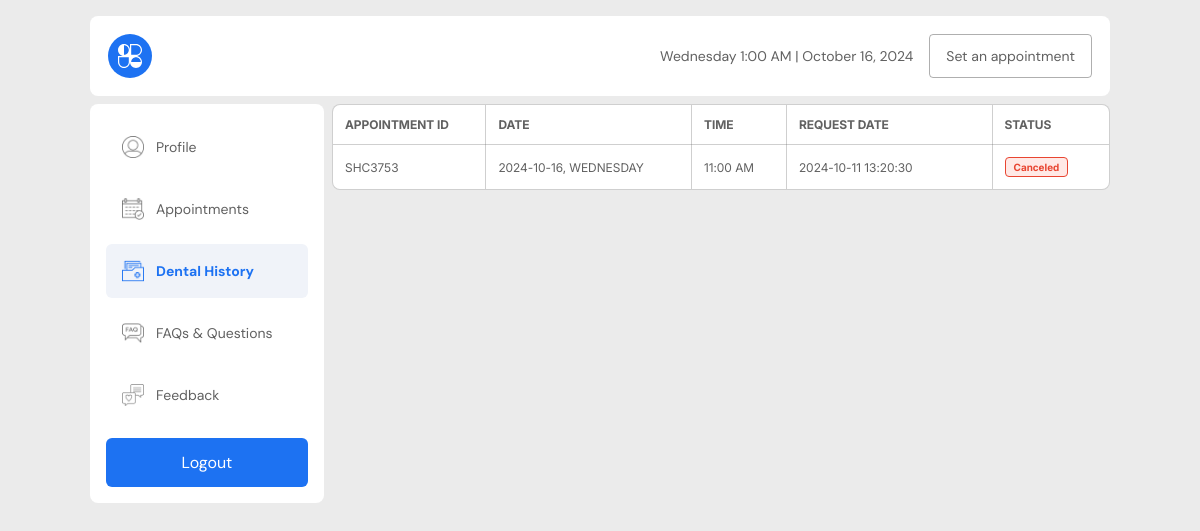
The app's page /user_pages/dental_history.php (signed in) with its own data.
### tables this page shows
CREATE TABLE `appointments` (
  `user_id` varchar(100) NOT NULL,
  `doctor_id` varchar(100) DEFAULT NULL,
  `appointment_id` varchar(20) NOT NULL,
  `label` varchar(100) NOT NULL,
  `name` varchar(255) NOT NULL,
  `email` varchar(255) NOT NULL,
  `contact` varchar(30) NOT NULL,
  `message` text NOT NULL,
  `date` varchar(30) NOT NULL,
  `time` varchar(30) NOT NULL,
  `service` varchar(100) NOT NULL,
  `location` varchar(100) NOT NULL,
  `status` varchar(50) NOT NULL,
  `created_at` datetime NOT NULL
);

### user_pages/dental_history.php (the view, shortened to what this page needs)
<?php
require_once '../includes/dbh.inc.php';
$user_id = $_SESSION['user_id'];
  $query = "SELECT * FROM appointments WHERE user_id = ? AND status != 'request' ORDER BY created_at DESC";
  $stmt = $conn->prepare($query);
  $stmt->bind_param("s", $user_id);
  $stmt->execute();
  $result = $stmt->get_result();
  $users = [];
  if ($result->num_rows > 0) {
      while ($row = $result->fetch_assoc()) {
          $users[] = $row;
      }
  }
?>
<!DOCTYPE html>
<html lang="en">
<head>
  <link rel="stylesheet" href="../src/dist/styles.css" />
</head>
<body class="user__page">
  <main class="user__main">
    <?php include('includes/nav.php'); ?>
    <section class="user-contents">
      <?php include('includes/sidenav.php'); ?>
    <section class="dental-history__page account__container">
      <table>
        <thead>
          <tr>
            <th>Appointment ID</th>
            <th>Date</th>
            <th>Time</th>
            <th>Request Date</th>
            <th>Status</th>
          </tr>
        </thead>
        <tbody>
        <?php foreach ($users as $user){ ?>
          <tr>
            <td><?php echo htmlspecialchars($user['appointment_id']) ?></td>
            <td><?php echo htmlspecialchars($user['date'])?> </td>
            <td><?php echo htmlspecialchars($user['time'])?> </td>
            <td><?php echo htmlspecialchars($user['created_at'])?> </td>
            <td>
              <p class="status">
                <?php echo htmlspecialchars($user['status'])?>
              </p>
            </td>
          </tr>
          <?php } ?>
        </tbody>
      </table>
    </section>
  </main>
</body>
</html>

### records on screen
appointments: appointment_id "SHC3753", date "2024-10-16, WEDNESDAY", time "11:00 AM", created_at "2024-10-11 13:20:30", status "Canceled"
